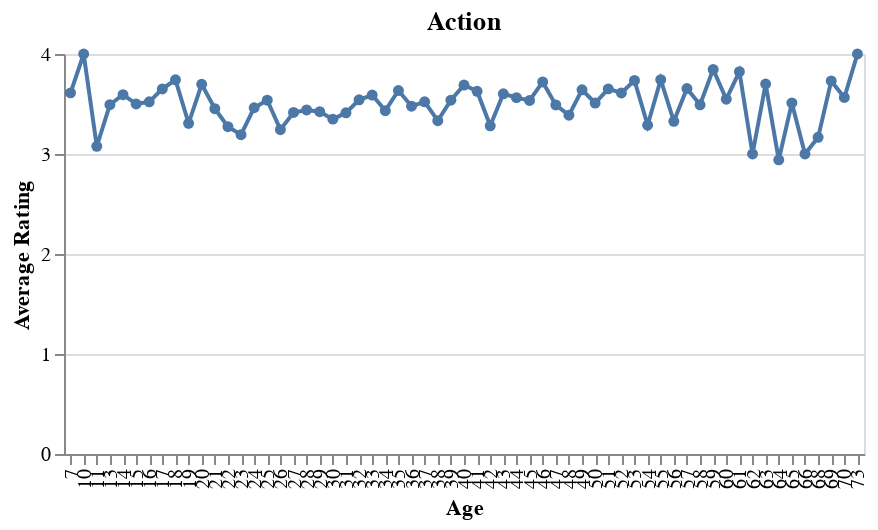
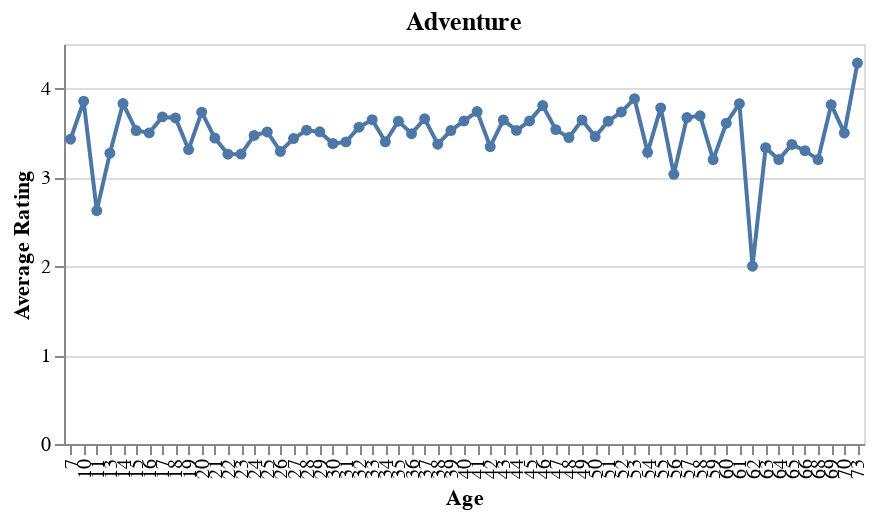
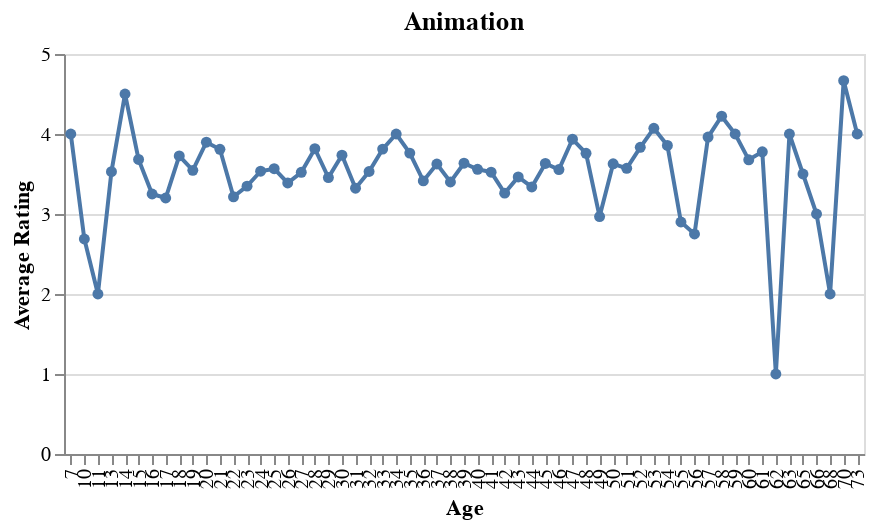
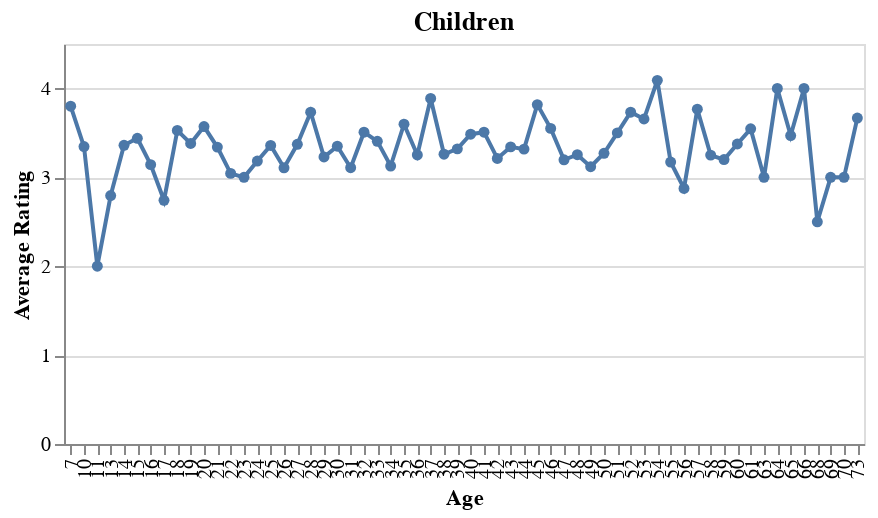

Write notebook code for charts like these, in order.
### Code cell
from IPython.display import display

for genre in age_rating['genres'].unique()[:5]: # limited to 5 cause there a lof of them
    selected_genre = age_rating[age_rating['genres'] == genre]
    chart = (
        alt.Chart(selected_genre)
        .mark_line(point=True)
        .encode(
            x=alt.X("age:O", title="Age"),
            y=alt.Y("rating:Q", title="Average Rating"),
            tooltip=["age", "rating:Q"]
        )
        .properties(
            title=genre,
            width=400,
            height=200
        )
    )
    
    display(chart)

### Figure 1 — Vega-Lite specification as saved in the notebook (floating-point values rounded to 4 significant figures)
{"$schema": "https://vega.github.io/schema/vega-lite/v5.20.1.json", "config": {"view": {"continuousHeight": 300, "continuousWidth": 300}}, "data": {"name": "data-3a0d7042dad6db500af1757f4aadde23"}, "datasets": {"data-3a0d7042dad6db500af1757f4aadde23": [{"age": 7, "genres": "Action", "rating": 3.611}, {"age": 10, "genres": "Action", "rating": 4}, {"age": 11, "genres": "Action", "rating": 3.077}, {"age": 13, "genres": "Action", "rating": 3.493}, {"age": 14, "genres": "Action", "rating": 3.593}, {"age": 15, "genres": "Action", "rating": 3.5}, {"age": 16, "genres": "Action", "rating": 3.522}, {"age": 17, "genres": "Action", "rating": 3.651}, {"age": 18, "genres": "Action", "rating": 3.742}, {"age": 19, "genres": "Action", "rating": 3.307}, {"age": 20, "genres": "Action", "rating": 3.697}, {"age": 21, "genres": "Action", "rating": 3.453}, {"age": 22, "genres": "Action", "rating": 3.273}, {"age": 23, "genres": "Action", "rating": 3.193}, {"age": 24, "genres": "Action", "rating": 3.463}, {"age": 25, "genres": "Action", "rating": 3.538}, {"age": 26, "genres": "Action", "rating": 3.243}, {"age": 27, "genres": "Action", "rating": 3.415}, {"age": 28, "genres": "Action", "rating": 3.44}, {"age": 29, "genres": "Action", "rating": 3.423}, {"age": 30, "genres": "Action", "rating": 3.349}, {"age": 31, "genres": "Action", "rating": 3.412}, {"age": 32, "genres": "Action", "rating": 3.542}, {"age": 33, "genres": "Action", "rating": 3.59}, {"age": 34, "genres": "Action", "rating": 3.433}, {"age": 35, "genres": "Action", "rating": 3.635}, {"age": 36, "genres": "Action", "rating": 3.478}, {"age": 37, "genres": "Action", "rating": 3.522}, {"age": 38, "genres": "Action", "rating": 3.333}, {"age": 39, "genres": "Action", "rating": 3.538}, {"age": 40, "genres": "Action", "rating": 3.69}, {"age": 41, "genres": "Action", "rating": 3.627}, {"age": 42, "genres": "Action", "rating": 3.282}, {"age": 43, "genres": "Action", "rating": 3.602}, {"age": 44, "genres": "Action", "rating": 3.564}, {"age": 45, "genres": "Action", "rating": 3.536}, {"age": 46, "genres": "Action", "rating": 3.72}, {"age": 47, "genres": "Action", "rating": 3.49}, {"age": 48, "genres": "Action", "rating": 3.388}, {"age": 49, "genres": "Action", "rating": 3.642}, {"age": 50, "genres": "Action", "rating": 3.51}, {"age": 51, "genres": "Action", "rating": 3.651}, {"age": 52, "genres": "Action", "rating": 3.611}, {"age": 53, "genres": "Action", "rating": 3.736}, {"age": 54, "genres": "Action", "rating": 3.288}, {"age": 55, "genres": "Action", "rating": 3.744}, {"age": 56, "genres": "Action", "rating": 3.327}, {"age": 57, "genres": "Action", "rating": 3.655}, {"age": 58, "genres": "Action", "rating": 3.492}, {"age": 59, "genres": "Action", "rating": 3.846}, {"age": 60, "genres": "Action", "rating": 3.548}, {"age": 61, "genres": "Action", "rating": 3.823}, {"age": 62, "genres": "Action", "rating": 3}, {"age": 63, "genres": "Action", "rating": 3.7}, {"age": 64, "genres": "Action", "rating": 2.941}, {"age": 65, "genres": "Action", "rating": 3.511}, {"age": 66, "genres": "Action", "rating": 3}, {"age": 68, "genres": "Action", "rating": 3.167}, {"age": 69, "genres": "Action", "rating": 3.731}, {"age": 70, "genres": "Action", "rating": 3.565}, {"age": 73, "genres": "Action", "rating": 4}]}, "encoding": {"tooltip": [{"field": "age", "type": "quantitative"}, {"field": "rating", "type": "quantitative"}], "x": {"field": "age", "title": "Age", "type": "ordinal"}, "y": {"field": "rating", "title": "Average Rating", "type": "quantitative"}}, "height": 200, "mark": {"point": true, "type": "line"}, "title": "Action", "width": 400}

### Figure 2 — Vega-Lite specification as saved in the notebook (floating-point values rounded to 4 significant figures)
{"$schema": "https://vega.github.io/schema/vega-lite/v5.20.1.json", "config": {"view": {"continuousHeight": 300, "continuousWidth": 300}}, "data": {"name": "data-7b98729339db87001007a7746a83f289"}, "datasets": {"data-7b98729339db87001007a7746a83f289": [{"age": 7, "genres": "Adventure", "rating": 3.429}, {"age": 10, "genres": "Adventure", "rating": 3.857}, {"age": 11, "genres": "Adventure", "rating": 2.625}, {"age": 13, "genres": "Adventure", "rating": 3.271}, {"age": 14, "genres": "Adventure", "rating": 3.83}, {"age": 15, "genres": "Adventure", "rating": 3.526}, {"age": 16, "genres": "Adventure", "rating": 3.5}, {"age": 17, "genres": "Adventure", "rating": 3.68}, {"age": 18, "genres": "Adventure", "rating": 3.668}, {"age": 19, "genres": "Adventure", "rating": 3.313}, {"age": 20, "genres": "Adventure", "rating": 3.733}, {"age": 21, "genres": "Adventure", "rating": 3.441}, {"age": 22, "genres": "Adventure", "rating": 3.26}, {"age": 23, "genres": "Adventure", "rating": 3.262}, {"age": 24, "genres": "Adventure", "rating": 3.471}, {"age": 25, "genres": "Adventure", "rating": 3.51}, {"age": 26, "genres": "Adventure", "rating": 3.291}, {"age": 27, "genres": "Adventure", "rating": 3.436}, {"age": 28, "genres": "Adventure", "rating": 3.53}, {"age": 29, "genres": "Adventure", "rating": 3.512}, {"age": 30, "genres": "Adventure", "rating": 3.38}, {"age": 31, "genres": "Adventure", "rating": 3.399}, {"age": 32, "genres": "Adventure", "rating": 3.564}, {"age": 33, "genres": "Adventure", "rating": 3.648}, {"age": 34, "genres": "Adventure", "rating": 3.4}, {"age": 35, "genres": "Adventure", "rating": 3.632}, {"age": 36, "genres": "Adventure", "rating": 3.491}, {"age": 37, "genres": "Adventure", "rating": 3.659}, {"age": 38, "genres": "Adventure", "rating": 3.373}, {"age": 39, "genres": "Adventure", "rating": 3.526}, {"age": 40, "genres": "Adventure", "rating": 3.634}, {"age": 41, "genres": "Adventure", "rating": 3.74}, {"age": 42, "genres": "Adventure", "rating": 3.345}, {"age": 43, "genres": "Adventure", "rating": 3.646}, {"age": 44, "genres": "Adventure", "rating": 3.528}, {"age": 45, "genres": "Adventure", "rating": 3.635}, {"age": 46, "genres": "Adventure", "rating": 3.807}, {"age": 47, "genres": "Adventure", "rating": 3.537}, {"age": 48, "genres": "Adventure", "rating": 3.447}, {"age": 49, "genres": "Adventure", "rating": 3.645}, {"age": 50, "genres": "Adventure", "rating": 3.459}, {"age": 51, "genres": "Adventure", "rating": 3.632}, {"age": 52, "genres": "Adventure", "rating": 3.735}, {"age": 53, "genres": "Adventure", "rating": 3.885}, {"age": 54, "genres": "Adventure", "rating": 3.281}, {"age": 55, "genres": "Adventure", "rating": 3.782}, {"age": 56, "genres": "Adventure", "rating": 3.034}, {"age": 57, "genres": "Adventure", "rating": 3.672}, {"age": 58, "genres": "Adventure", "rating": 3.692}, {"age": 59, "genres": "Adventure", "rating": 3.2}, {"age": 60, "genres": "Adventure", "rating": 3.609}, {"age": 61, "genres": "Adventure", "rating": 3.829}, {"age": 62, "genres": "Adventure", "rating": 2}, {"age": 63, "genres": "Adventure", "rating": 3.333}, {"age": 64, "genres": "Adventure", "rating": 3.2}, {"age": 65, "genres": "Adventure", "rating": 3.37}, {"age": 66, "genres": "Adventure", "rating": 3.3}, {"age": 68, "genres": "Adventure", "rating": 3.2}, {"age": 69, "genres": "Adventure", "rating": 3.818}, {"age": 70, "genres": "Adventure", "rating": 3.5}, {"age": 73, "genres": "Adventure", "rating": 4.286}]}, "encoding": {"tooltip": [{"field": "age", "type": "quantitative"}, {"field": "rating", "type": "quantitative"}], "x": {"field": "age", "title": "Age", "type": "ordinal"}, "y": {"field": "rating", "title": "Average Rating", "type": "quantitative"}}, "height": 200, "mark": {"point": true, "type": "line"}, "title": "Adventure", "width": 400}

### Figure 3 — Vega-Lite specification as saved in the notebook (floating-point values rounded to 4 significant figures)
{"$schema": "https://vega.github.io/schema/vega-lite/v5.20.1.json", "config": {"view": {"continuousHeight": 300, "continuousWidth": 300}}, "data": {"name": "data-6aebda1831b3539557e1438147143f58"}, "datasets": {"data-6aebda1831b3539557e1438147143f58": [{"age": 7, "genres": "Animation", "rating": 4}, {"age": 10, "genres": "Animation", "rating": 2.688}, {"age": 11, "genres": "Animation", "rating": 2}, {"age": 13, "genres": "Animation", "rating": 3.529}, {"age": 14, "genres": "Animation", "rating": 4.5}, {"age": 15, "genres": "Animation", "rating": 3.682}, {"age": 16, "genres": "Animation", "rating": 3.25}, {"age": 17, "genres": "Animation", "rating": 3.2}, {"age": 18, "genres": "Animation", "rating": 3.726}, {"age": 19, "genres": "Animation", "rating": 3.545}, {"age": 20, "genres": "Animation", "rating": 3.898}, {"age": 21, "genres": "Animation", "rating": 3.809}, {"age": 22, "genres": "Animation", "rating": 3.215}, {"age": 23, "genres": "Animation", "rating": 3.348}, {"age": 24, "genres": "Animation", "rating": 3.534}, {"age": 25, "genres": "Animation", "rating": 3.566}, {"age": 26, "genres": "Animation", "rating": 3.388}, {"age": 27, "genres": "Animation", "rating": 3.521}, {"age": 28, "genres": "Animation", "rating": 3.816}, {"age": 29, "genres": "Animation", "rating": 3.455}, {"age": 30, "genres": "Animation", "rating": 3.735}, {"age": 31, "genres": "Animation", "rating": 3.323}, {"age": 32, "genres": "Animation", "rating": 3.531}, {"age": 33, "genres": "Animation", "rating": 3.811}, {"age": 34, "genres": "Animation", "rating": 4}, {"age": 35, "genres": "Animation", "rating": 3.761}, {"age": 36, "genres": "Animation", "rating": 3.414}, {"age": 37, "genres": "Animation", "rating": 3.625}, {"age": 38, "genres": "Animation", "rating": 3.4}, {"age": 39, "genres": "Animation", "rating": 3.634}, {"age": 40, "genres": "Animation", "rating": 3.558}, {"age": 41, "genres": "Animation", "rating": 3.523}, {"age": 42, "genres": "Animation", "rating": 3.261}, {"age": 43, "genres": "Animation", "rating": 3.463}, {"age": 44, "genres": "Animation", "rating": 3.338}, {"age": 45, "genres": "Animation", "rating": 3.632}, {"age": 46, "genres": "Animation", "rating": 3.556}, {"age": 47, "genres": "Animation", "rating": 3.935}, {"age": 48, "genres": "Animation", "rating": 3.759}, {"age": 49, "genres": "Animation", "rating": 2.968}, {"age": 50, "genres": "Animation", "rating": 3.628}, {"age": 51, "genres": "Animation", "rating": 3.571}, {"age": 52, "genres": "Animation", "rating": 3.833}, {"age": 53, "genres": "Animation", "rating": 4.071}, {"age": 54, "genres": "Animation", "rating": 3.857}, {"age": 55, "genres": "Animation", "rating": 2.9}, {"age": 56, "genres": "Animation", "rating": 2.75}, {"age": 57, "genres": "Animation", "rating": 3.962}, {"age": 58, "genres": "Animation", "rating": 4.222}, {"age": 59, "genres": "Animation", "rating": 4}, {"age": 60, "genres": "Animation", "rating": 3.677}, {"age": 61, "genres": "Animation", "rating": 3.778}, {"age": 62, "genres": "Animation", "rating": 1}, {"age": 63, "genres": "Animation", "rating": 4}, {"age": 65, "genres": "Animation", "rating": 3.5}, {"age": 66, "genres": "Animation", "rating": 3}, {"age": 68, "genres": "Animation", "rating": 2}, {"age": 70, "genres": "Animation", "rating": 4.667}, {"age": 73, "genres": "Animation", "rating": 4}]}, "encoding": {"tooltip": [{"field": "age", "type": "quantitative"}, {"field": "rating", "type": "quantitative"}], "x": {"field": "age", "title": "Age", "type": "ordinal"}, "y": {"field": "rating", "title": "Average Rating", "type": "quantitative"}}, "height": 200, "mark": {"point": true, "type": "line"}, "title": "Animation", "width": 400}

### Figure 4 — Vega-Lite specification as saved in the notebook (floating-point values rounded to 4 significant figures)
{"$schema": "https://vega.github.io/schema/vega-lite/v5.20.1.json", "config": {"view": {"continuousHeight": 300, "continuousWidth": 300}}, "data": {"name": "data-b855ea5d8ad047f0ac2e41c329b70a81"}, "datasets": {"data-b855ea5d8ad047f0ac2e41c329b70a81": [{"age": 7, "genres": "Children", "rating": 3.8}, {"age": 10, "genres": "Children", "rating": 3.346}, {"age": 11, "genres": "Children", "rating": 2}, {"age": 13, "genres": "Children", "rating": 2.795}, {"age": 14, "genres": "Children", "rating": 3.36}, {"age": 15, "genres": "Children", "rating": 3.439}, {"age": 16, "genres": "Children", "rating": 3.143}, {"age": 17, "genres": "Children", "rating": 2.742}, {"age": 18, "genres": "Children", "rating": 3.528}, {"age": 19, "genres": "Children", "rating": 3.381}, {"age": 20, "genres": "Children", "rating": 3.571}, {"age": 21, "genres": "Children", "rating": 3.34}, {"age": 22, "genres": "Children", "rating": 3.044}, {"age": 23, "genres": "Children", "rating": 3}, {"age": 24, "genres": "Children", "rating": 3.183}, {"age": 25, "genres": "Children", "rating": 3.359}, {"age": 26, "genres": "Children", "rating": 3.107}, {"age": 27, "genres": "Children", "rating": 3.372}, {"age": 28, "genres": "Children", "rating": 3.733}, {"age": 29, "genres": "Children", "rating": 3.229}, {"age": 30, "genres": "Children", "rating": 3.35}, {"age": 31, "genres": "Children", "rating": 3.109}, {"age": 32, "genres": "Children", "rating": 3.508}, {"age": 33, "genres": "Children", "rating": 3.405}, {"age": 34, "genres": "Children", "rating": 3.127}, {"age": 35, "genres": "Children", "rating": 3.599}, {"age": 36, "genres": "Children", "rating": 3.251}, {"age": 37, "genres": "Children", "rating": 3.887}, {"age": 38, "genres": "Children", "rating": 3.26}, {"age": 39, "genres": "Children", "rating": 3.32}, {"age": 40, "genres": "Children", "rating": 3.485}, {"age": 41, "genres": "Children", "rating": 3.508}, {"age": 42, "genres": "Children", "rating": 3.213}, {"age": 43, "genres": "Children", "rating": 3.342}, {"age": 44, "genres": "Children", "rating": 3.317}, {"age": 45, "genres": "Children", "rating": 3.818}, {"age": 46, "genres": "Children", "rating": 3.551}, {"age": 47, "genres": "Children", "rating": 3.198}, {"age": 48, "genres": "Children", "rating": 3.255}, {"age": 49, "genres": "Children", "rating": 3.12}, {"age": 50, "genres": "Children", "rating": 3.271}, {"age": 51, "genres": "Children", "rating": 3.5}, {"age": 52, "genres": "Children", "rating": 3.733}, {"age": 53, "genres": "Children", "rating": 3.656}, {"age": 54, "genres": "Children", "rating": 4.091}, {"age": 55, "genres": "Children", "rating": 3.172}, {"age": 56, "genres": "Children", "rating": 2.875}, {"age": 57, "genres": "Children", "rating": 3.767}, {"age": 58, "genres": "Children", "rating": 3.25}, {"age": 59, "genres": "Children", "rating": 3.2}, {"age": 60, "genres": "Children", "rating": 3.375}, {"age": 61, "genres": "Children", "rating": 3.545}, {"age": 63, "genres": "Children", "rating": 3}, {"age": 64, "genres": "Children", "rating": 4}, {"age": 65, "genres": "Children", "rating": 3.471}, {"age": 66, "genres": "Children", "rating": 4}, {"age": 68, "genres": "Children", "rating": 2.5}, {"age": 69, "genres": "Children", "rating": 3}, {"age": 70, "genres": "Children", "rating": 3}, {"age": 73, "genres": "Children", "rating": 3.667}]}, "encoding": {"tooltip": [{"field": "age", "type": "quantitative"}, {"field": "rating", "type": "quantitative"}], "x": {"field": "age", "title": "Age", "type": "ordinal"}, "y": {"field": "rating", "title": "Average Rating", "type": "quantitative"}}, "height": 200, "mark": {"point": true, "type": "line"}, "title": "Children", "width": 400}
